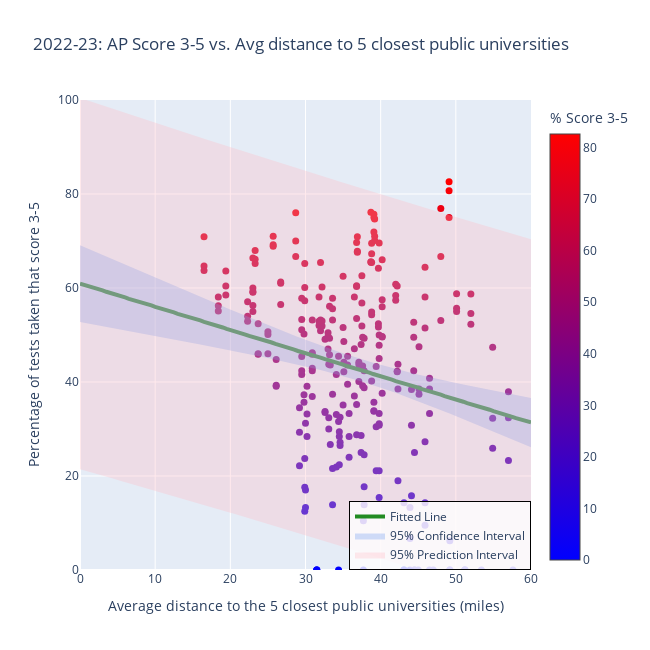

Notebook source saved alongside this figure:
### Markdown cell above
### Feature 3: Average distance to 5 closest public universities

### Code cell
x_arr = northcarolina['closest_five_public_avg'].to_numpy()
y_arr = northcarolina['PERCENT_3_OR_ABOVE'].to_numpy()

# Fit the OLS model
alpha = 0.05  # 95% confidence level
x_with_const = sm.add_constant(x_arr)  # Add intercept
model = sm.OLS(y_arr, x_with_const).fit()

# Generate x values for the fitted line
x_line = np.linspace(0, 60, 121)
x_line = np.round(x_line, decimals = 1)
x_line_with_const = sm.add_constant(x_line)

# Get predictions and intervals
predictions = model.get_prediction(x_line_with_const)
prediction_summary = predictions.summary_frame(alpha=alpha)

# Extract values
y_line = prediction_summary['mean'].values
ci_lower = prediction_summary['mean_ci_lower'].values  # Confidence Interval lower bound
ci_upper = prediction_summary['mean_ci_upper'].values  # Confidence Interval upper bound
pi_lower = prediction_summary['obs_ci_lower'].values  # Prediction Interval lower bound
pi_upper = prediction_summary['obs_ci_upper'].values  # Prediction Interval upper bound

# Round fitted values for consistency
y_line = np.round(y_line, decimals=1)

#### Draw the data points ####
fig = go.Figure(data=go.Scatter(
    x=np.round(x_arr, decimals=1),
    y=np.round(y_arr, decimals=1),
    mode='markers',
    marker=dict(
        size=7,
        color=y_arr,
        colorscale='Bluered',
        symbol='circle',
        showscale=True,
        colorbar=dict(title='% Score 3-5'),
    ),
    showlegend=False,
    text=northcarolina['County'],
    name=''
))

#### Add the fitted line ####
fig.add_trace(go.Scatter(
    x=x_line,
    y=y_line,
    mode="lines",
    line=dict(color="forestgreen", width=4),  # Thicker fitted line
    name="Fitted Line",
    showlegend=True
))

#### Add the Confidence Interval band ####
fig.add_trace(go.Scatter(
    x=np.concatenate([x_line, x_line[::-1]]),
    y=np.concatenate([ci_upper, ci_lower[::-1]]),
    fill='toself',
    fillcolor='rgba(100, 149, 237, 0.3)',
    line=dict(color='rgba(255,255,255,0)'),
    hoverinfo="skip",
    showlegend=True,
    name="95% Confidence Interval"
))

#### Add the Prediction Interval band ####
fig.add_trace(go.Scatter(
    x=np.concatenate([x_line, x_line[::-1]]),
    y=np.concatenate([pi_upper, pi_lower[::-1]]),
    fill='toself',
    fillcolor='rgba(255, 182, 193, 0.3)',
    line=dict(color='rgba(255,255,255,0)'),
    hoverinfo="skip",
    showlegend=True,
    name="95% Prediction Interval"
))

#### Write the title of the plot ####
fig.update_layout(
    title='2022-23: AP Score 3-5 vs. Avg distance to 5 closest public universities',
    xaxis_title='Average distance to the 5 closest public universities (miles)',
    yaxis_title='Percentage of tests taken that score 3-5',
    width=650,
    height=650,
    legend=dict(
        x=1.0,  # Position of the legend (x-coordinate in normalized units)
        y=0.0,  # Position of the legend (y-coordinate in normalized units)
        xanchor='right',  # Align the legend box to the right
        yanchor='bottom',  # Align the legend box to the bottom
        bgcolor='rgba(255, 255, 255, 0.8)',  # White background with some transparency
        bordercolor='black',
        borderwidth=1
    )
)

fig.update_xaxes(range=[0, 60])
fig.update_yaxes(range=[0, 100])
fig.show()

### Figure 1 — Plotly figure (JSON) as saved in the notebook; plotly's stock layout.template omitted (floating-point values rounded to 4 significant figures; data arrays with more than 128 entries replaced by an {"elided": "..."} marker saying what was removed)
{"data": [{"marker": {"color": {"elided": "267 float values"}, "colorbar": {"title": {"text": "% Score 3-5"}}, "colorscale": [[0, "rgb(0,0,255)"], [1, "rgb(255,0,0)"]], "showscale": true, "size": 7, "symbol": "circle"}, "mode": "markers", "name": "", "showlegend": false, "text": {"elided": "267 str values"}, "type": "scatter", "x": {"elided": "267 float values"}, "y": {"elided": "267 float values"}}, {"line": {"color": "forestgreen", "width": 4}, "mode": "lines", "name": "Fitted Line", "showlegend": true, "type": "scatter", "x": [0, 0.5, 1, 1.5, 2, 2.5, 3, 3.5, 4, 4.5, 5, 5.5, 6, 6.5, 7, 7.5, 8, 8.5, 9, 9.5, 10, 10.5, 11, 11.5, 12, 12.5, 13, 13.5, 14, 14.5, 15, 15.5, 16, 16.5, 17, 17.5, 18, 18.5, 19, 19.5, 20, 20.5, 21, 21.5, 22, 22.5, 23, 23.5, 24, 24.5, 25, 25.5, 26, 26.5, 27, 27.5, 28, 28.5, 29, 29.5, 30, 30.5, 31, 31.5, 32, 32.5, 33, 33.5, 34, 34.5, 35, 35.5, 36, 36.5, 37, 37.5, 38, 38.5, 39, 39.5, 40, 40.5, 41, 41.5, 42, 42.5, 43, 43.5, 44, 44.5, 45, 45.5, 46, 46.5, 47, 47.5, 48, 48.5, 49, 49.5, 50, 50.5, 51, 51.5, 52, 52.5, 53, 53.5, 54, 54.5, 55, 55.5, 56, 56.5, 57, 57.5, 58, 58.5, 59, 59.5, 60], "y": [60.9, 60.7, 60.4, 60.2, 60, 59.7, 59.5, 59.2, 59, 58.7, 58.5, 58.2, 58, 57.7, 57.5, 57.2, 57, 56.7, 56.5, 56.3, 56, 55.8, 55.5, 55.3, 55, 54.8, 54.5, 54.3, 54, 53.8, 53.5, 53.3, 53.1, 52.8, 52.6, 52.3, 52.1, 51.8, 51.6, 51.3, 51.1, 50.8, 50.6, 50.3, 50.1, 49.8, 49.6, 49.4, 49.1, 48.9, 48.6, 48.4, 48.1, 47.9, 47.6, 47.4, 47.1, 46.9, 46.6, 46.4, 46.1, 45.9, 45.7, 45.4, 45.2, 44.9, 44.7, 44.4, 44.2, 43.9, 43.7, 43.4, 43.2, 42.9, 42.7, 42.4, 42.2, 42, 41.7, 41.5, 41.2, 41, 40.7, 40.5, 40.2, 40, 39.7, 39.5, 39.2, 39, 38.8, 38.5, 38.3, 38, 37.8, 37.5, 37.3, 37, 36.8, 36.5, 36.3, 36, 35.8, 35.5, 35.3, 35.1, 34.8, 34.6, 34.3, 34.1, 33.8, 33.6, 33.3, 33.1, 32.8, 32.6, 32.3, 32.1, 31.8, 31.6, 31.4]}, {"fill": "toself", "fillcolor": "rgba(100, 149, 237, 0.3)", "hoverinfo": "skip", "line": {"color": "rgba(255,255,255,0)"}, "name": "95% Confidence Interval", "showlegend": true, "type": "scatter", "x": {"elided": "242 float values"}, "y": {"elided": "242 float values"}}, {"fill": "toself", "fillcolor": "rgba(255, 182, 193, 0.3)", "hoverinfo": "skip", "line": {"color": "rgba(255,255,255,0)"}, "name": "95% Prediction Interval", "showlegend": true, "type": "scatter", "x": {"elided": "242 float values"}, "y": {"elided": "242 float values"}}], "layout": {"height": 650, "legend": {"bgcolor": "rgba(255, 255, 255, 0.8)", "bordercolor": "black", "borderwidth": 1, "x": 1, "xanchor": "right", "y": 0, "yanchor": "bottom"}, "title": {"text": "2022-23: AP Score 3-5 vs. Avg distance to 5 closest public universities"}, "width": 650, "xaxis": {"range": [0, 60], "title": {"text": "Average distance to the 5 closest public universities (miles)"}, "type": "linear"}, "yaxis": {"range": [0, 100], "title": {"text": "Percentage of tests taken that score 3-5"}, "type": "linear"}}}
